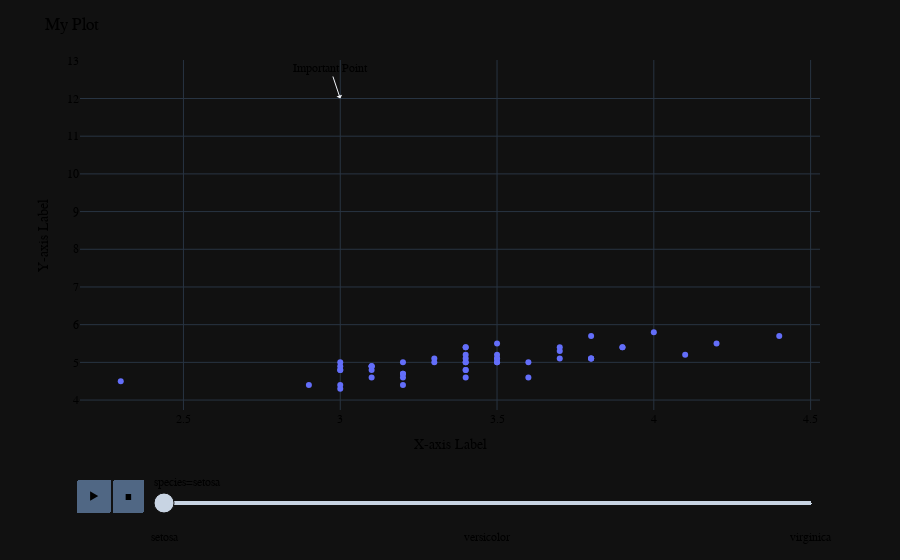

Notebook cell for this chart:
### Markdown cell above
## 70-3. Annotations

### Code cell
fig.add_annotation(
    x=3, y=12,
    text="Important Point",
    showarrow=True,
    arrowhead=1
)

### Figure 1 — Plotly figure (JSON) as saved in the notebook; plotly's stock layout.template omitted (floating-point values rounded to 4 significant figures)
{"data": [{"hovertemplate": "species=setosa<br>sepal_width=%{x}<br>sepal_length=%{y}<extra></extra>", "legendgroup": "", "marker": {"color": "#636efa", "symbol": "circle"}, "mode": "markers", "name": "", "orientation": "v", "showlegend": false, "type": "scatter", "x": [3.5, 3.0, 3.2, 3.1, 3.6, 3.9, 3.4, 3.4, 2.9, 3.1, 3.7, 3.4, 3.0, 3.0, 4.0, 4.4, 3.9, 3.5, 3.8, 3.8, 3.4, 3.7, 3.6, 3.3, 3.4, 3.0, 3.4, 3.5, 3.4, 3.2, 3.1, 3.4, 4.1, 4.2, 3.1, 3.2, 3.5, 3.1, 3.0, 3.4, 3.5, 2.3, 3.2, 3.5, 3.8, 3.0, 3.8, 3.2, 3.7, 3.3], "xaxis": "x", "y": [5.1, 4.9, 4.7, 4.6, 5.0, 5.4, 4.6, 5.0, 4.4, 4.9, 5.4, 4.8, 4.8, 4.3, 5.8, 5.7, 5.4, 5.1, 5.7, 5.1, 5.4, 5.1, 4.6, 5.1, 4.8, 5.0, 5.0, 5.2, 5.2, 4.7, 4.8, 5.4, 5.2, 5.5, 4.9, 5.0, 5.5, 4.9, 4.4, 5.1, 5.0, 4.5, 4.4, 5.0, 5.1, 4.8, 5.1, 4.6, 5.3, 5.0], "yaxis": "y"}], "layout": {"annotations": [{"arrowhead": 1, "showarrow": true, "text": "Important Point", "x": 3, "y": 12}], "font": {"color": "black", "family": "Arial", "size": 12}, "legend": {"tracegroupgap": 0}, "margin": {"t": 60}, "sliders": [{"active": 0, "currentvalue": {"prefix": "species="}, "len": 0.9, "pad": {"b": 10, "t": 60}, "steps": [{"args": [["setosa"], {"frame": {"duration": 0, "redraw": false}, "fromcurrent": true, "mode": "immediate", "transition": {"duration": 0, "easing": "linear"}}], "label": "setosa", "method": "animate"}, {"args": [["versicolor"], {"frame": {"duration": 0, "redraw": false}, "fromcurrent": true, "mode": "immediate", "transition": {"duration": 0, "easing": "linear"}}], "label": "versicolor", "method": "animate"}, {"args": [["virginica"], {"frame": {"duration": 0, "redraw": false}, "fromcurrent": true, "mode": "immediate", "transition": {"duration": 0, "easing": "linear"}}], "label": "virginica", "method": "animate"}], "x": 0.1, "xanchor": "left", "y": 0, "yanchor": "top"}], "title": {"text": "My Plot"}, "updatemenus": [{"buttons": [{"args": [null, {"frame": {"duration": 500, "redraw": false}, "fromcurrent": true, "mode": "immediate", "transition": {"duration": 500, "easing": "linear"}}], "label": "&#9654;", "method": "animate"}, {"args": [[null], {"frame": {"duration": 0, "redraw": false}, "fromcurrent": true, "mode": "immediate", "transition": {"duration": 0, "easing": "linear"}}], "label": "&#9724;", "method": "animate"}], "direction": "left", "pad": {"r": 10, "t": 70}, "showactive": false, "type": "buttons", "x": 0.1, "xanchor": "right", "y": 0, "yanchor": "top"}], "xaxis": {"anchor": "y", "domain": [0, 1], "title": {"text": "X-axis Label"}}, "yaxis": {"anchor": "x", "domain": [0, 1], "title": {"text": "Y-axis Label"}}}}
